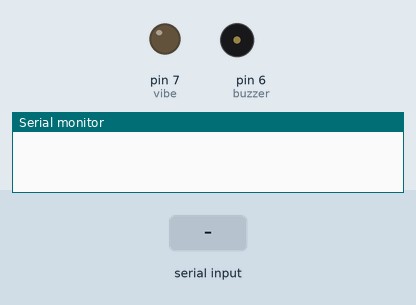
A sketch run on a simulated Arduino Uno, built with avr-gcc and run on an emulated ATmega328P. On the bench: output pins drawn as LEDs (lit = HIGH), buzzer (waves = sounding, pin HIGH), the last lines printed to the serial monitor. The test bench sets the inputs (shaded band).

Above: at 2.2 s.
2.3 s: "a" received over the second serial link
At 3.3 s:
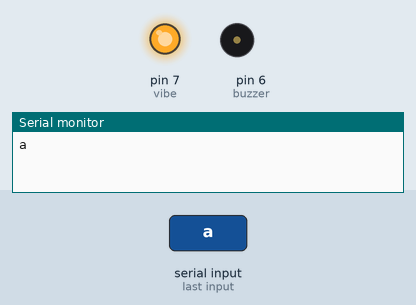
3.8 s: "c" received over the second serial link
At 4.4 s:
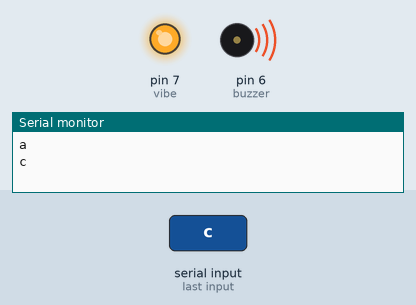
5.3 s: "b" received over the second serial link
At 5.6 s:
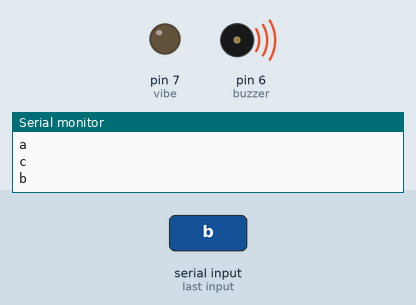
Timing chart, 0 to 8.3 s (numbered marks = the images above; inputs shaded):
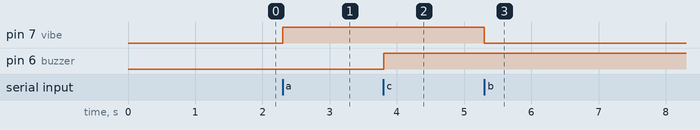

Measured:
- after the input at 2.3 s, pin 7 (vibe): LOW → HIGH at once
- after the input at 3.8 s, pin 6 (buzzer): LOW → HIGH at once
- after the input at 5.3 s, pin 7 (vibe): HIGH → LOW at once

The sketch:

findT.ino
```cpp
#include <SoftwareSerial.h>
#define RxD 2
#define TxD 3
SoftwareSerial blueToothSerial(RxD, TxD);//블루투스 rx tx 핀을 아두이노 2,3번핀에 사용
char recvChar;//수신받은 데이터를 저장할 변수

int buzzer = 6;//부저는 아두이노 6번핀에 사용
int vibe = 7;//진동센서는 아두이노 7번핀에 사용


void setup() {//전원이 들어와 아두이노아 구동이 되면 셋업이 1회 실행되고 loop()가 무한반복
  Serial.begin(9600);
  blueToothSerial.begin(9600);
  pinMode(RxD, INPUT);
  pinMode(TxD, OUTPUT);

  pinMode(buzzer, OUTPUT);
  pinMode(vibe, OUTPUT);

  delay(1000);//1초 휴식
}

void loop() {//setup()이 1회 실행되고 무한 반복되는 부분

  if (blueToothSerial.available()) {//블루투스 데이터가 들어오면
    recvChar = blueToothSerial.read();//해당 변수에 수신받은 데이터를 저장한다.
    Serial.println(recvChar);//시리얼 모니터 수신받은 데이터 출력

    if (recvChar == 'a') {//a 데이터가 수신되면
      digitalWrite(vibe, HIGH);//진동센서 온
    }
    if (recvChar == 'b') {//b 데이터가 수신되면
      digitalWrite(vibe, LOW);//진동센서 오프
    }
    if (recvChar == 'c') {//c 데이터가 수신되면
      digitalWrite(buzzer, HIGH);//부저 온
    }
    if (recvChar == 'd') {//d 데이터가 수신되면
      digitalWrite(buzzer, LOW);//부저오프
    }

  }

  delay(100);
}
```
